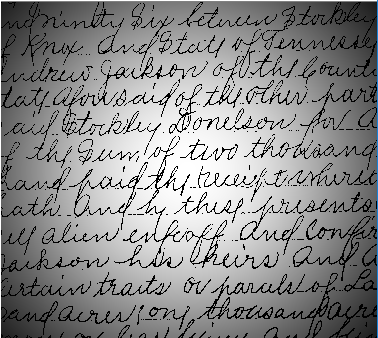
#> input picture 5/light.PNG, 378 x 338 px, found by its file name
$ python 5.py
#> lines starting #> are read from the running program, lines starting #| are printed output that depends on the picture; after the words box and inside, x2 and y2 are one past the last pixel; in counts of white or black regions, pixels touching at a corner belong together
import cv2
import numpy as np
import matplotlib.pyplot as plt

# 一、简单阈值法
img = cv2.imread('E:/PythonProgram/opencv_study/fig_transaction/light.PNG',0)
#> img: shape (338, 378); min 0, max 255, mean 138.2
ret , thresh1 = cv2.threshold(img,127,255,cv2.THRESH_BINARY)
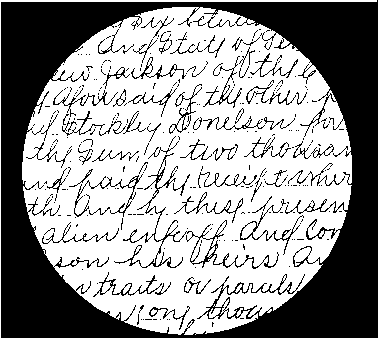
#> thresh1: shape (338, 378); 59.3% white; 336 black regions (265 under 20 px), largest, box (x1, y1, x2, y2) and area: (1, 0, 378, 338) 43934, (114, 153, 279, 269) 1191, (74, 174, 143, 217) 334
ret , thresh2 = cv2.threshold(img,127,255,cv2.THRESH_BINARY_INV)
ret , thresh3 = cv2.threshold(img,127,255,cv2.THRESH_TRUNC)
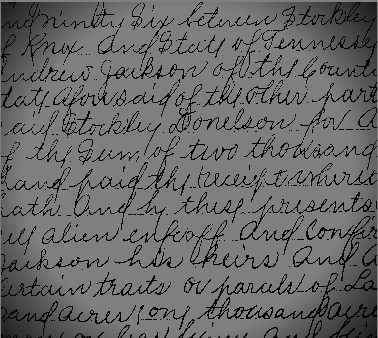
#> thresh3: shape (338, 378); min 0, max 127, mean 102.9
ret , thresh4 = cv2.threshold(img,127,255,cv2.THRESH_TOZERO)
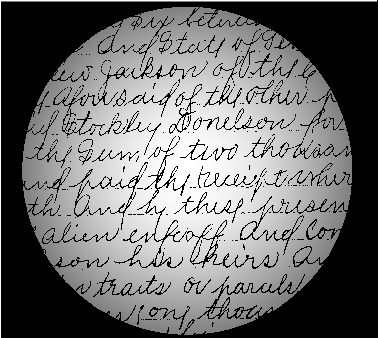
#> thresh4: shape (338, 378); min 0, max 255, mean 110.7
ret , thresh5 = cv2.threshold(img,127,255,cv2.THRESH_TOZERO_INV)
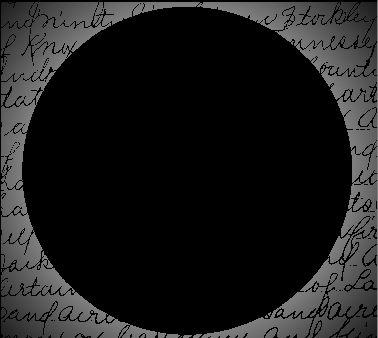
#> thresh5: shape (338, 378); min 0, max 127, mean 27.5

titles = ['original image','Binary','binary-inv','trunc','tozero','tozero-inv']
images = [img,thresh1,thresh2,thresh3,thresh4,thresh5]

for i in range(6):
    plt.subplot(2,3,i+1),plt.imshow(images[i],'gray')
    plt.title(titles[i])
    plt.xticks([]),plt.yticks([])

plt.show()
# [5 lines of commented-out code are left out]
ret1, th1 = cv2.threshold(img,0,255,cv2.THRESH_OTSU)
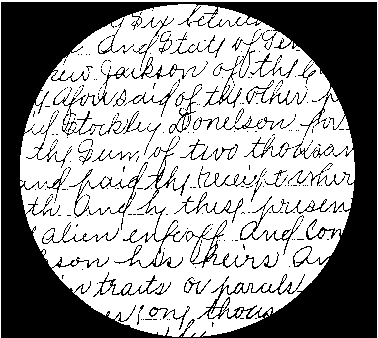
#> th1: shape (338, 378); 61.5% white; 348 black regions (274 under 20 px), largest, box (x1, y1, x2, y2) and area: (1, 2, 377, 338) 41052, (114, 153, 279, 269) 1191, (74, 174, 143, 217) 334
#> ret1 = 124
ret2, th2 = cv2.threshold(img,255,255,cv2.THRESH_OTSU)
#> ret2 = 124
imgs = np.hstack([img, th1, th2])
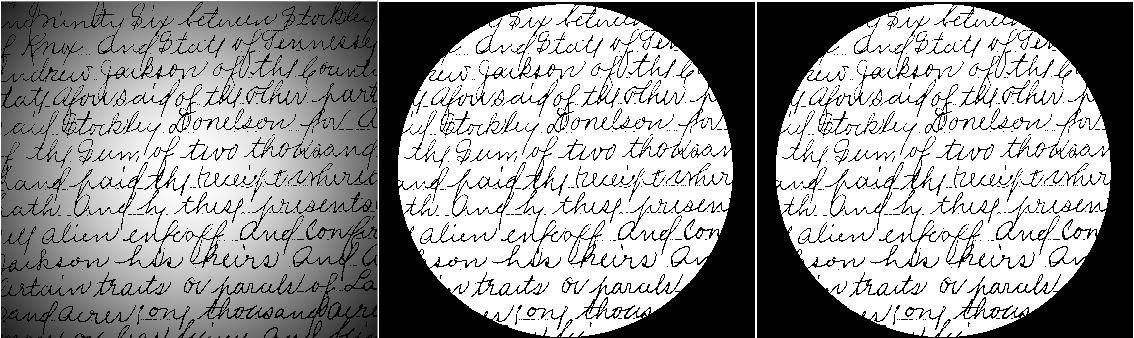
#> imgs: shape (338, 1134); min 0, max 255, mean 150.6
cv2.imshow('OTSU', imgs)
cv2.waitKey(0)
cv2.destroyAllWindows()
# [15 lines of commented-out code are left out]
ret , th1 = cv2.threshold(img,127,255,cv2.THRESH_BINARY)
# 11为block size，2为C值
th2 = cv2.adaptiveThreshold(img,255,cv2.ADAPTIVE_THRESH_MEAN_C , cv2.THRESH_BINARY,11,2)
#> th2: shape (338, 378); 84.6% white; black in thin lines or dots
th3 = cv2.adaptiveThreshold(img,255,cv2.ADAPTIVE_THRESH_GAUSSIAN_C , cv2.THRESH_BINARY,11,2)
#> th3: shape (338, 378); 85.5% white; black in thin lines or dots
imgs = np.hstack([img, th1, th2, th3])
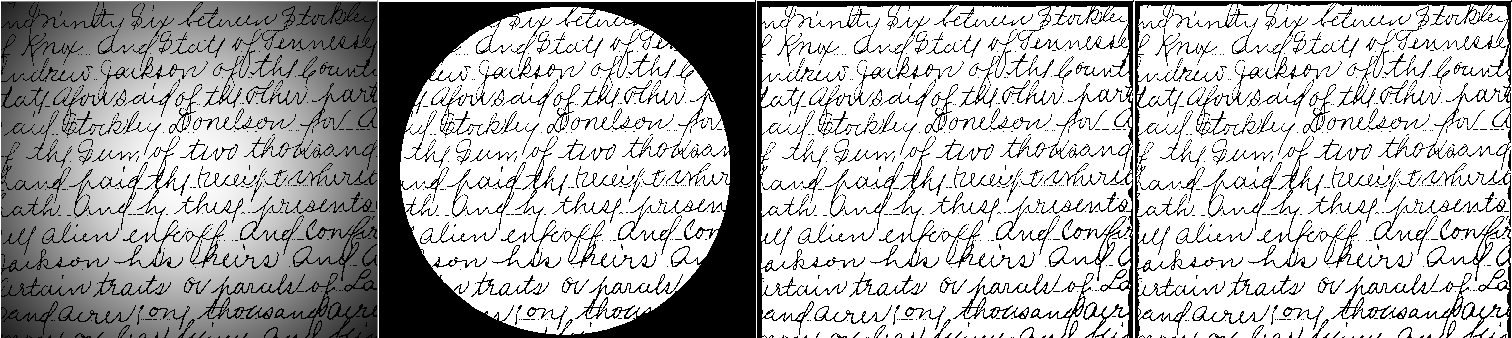
#> imgs: shape (338, 1512); min 0, max 255, mean 180.8
cv2.imshow('OTSU', imgs)
cv2.waitKey(0)
cv2.destroyAllWindows()
